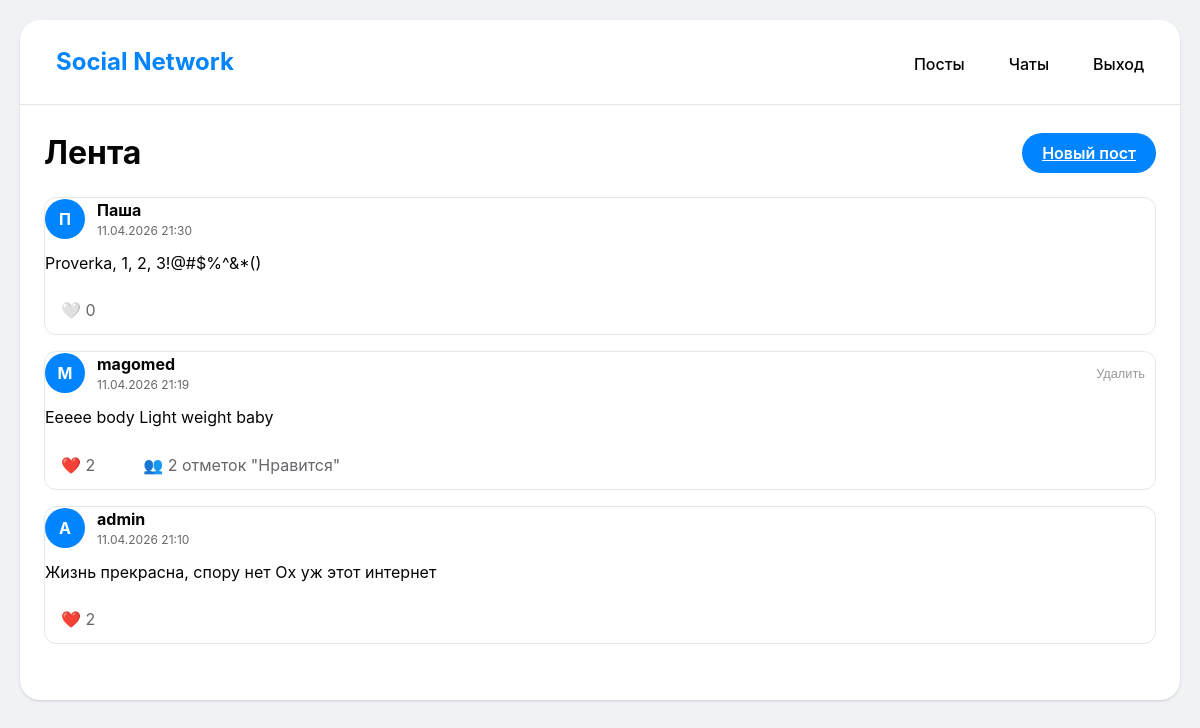
The app's page /feed (signed in) with its own data.
### app/models.py (models this page shows, shortened)
class Post(db.Model):
  id: so.Mapped[int] = so.mapped_column(primary_key=True)
  body: so.Mapped[str] = so.mapped_column(sa.String(280), nullable=False)
  timestamp: so.Mapped[datetime] = so.mapped_column(index=True, default=datetime.utcnow)
  user_id: so.Mapped[int] = so.mapped_column(sa.ForeignKey('user.id'), nullable=False)
  author: so.Mapped[User] = so.relationship(back_populates='posts')
  likes: so.Mapped[list['Like']] = so.relationship(back_populates='post', cascade='all, delete-orphan')

class User(UserMixin, db.Model):
  id: so.Mapped[int] = so.mapped_column(primary_key=True)
  username: so.Mapped[str] = so.mapped_column(sa.String(64), index=True, unique=True)
  email: so.Mapped[str] = so.mapped_column(sa.String(120), index=True, unique=True)
  password_hash: so.Mapped[Optional[str]] = so.mapped_column(sa.String(256))
  public_key: so.Mapped[Optional[str]] = so.mapped_column(sa.Text, nullable=True)
  about_me: so.Mapped[Optional[str]] = so.mapped_column(sa.String(200), nullable=True)
  email_confirmed = db.Column(db.Boolean, default=False)   #подтверждён ли email (по умолчанию НЕТ)
  confirmation_code = db.Column(db.String(6), nullable=True)  #6-значный код
  code_expires = db.Column(db.DateTime, nullable=True)        #когда код истекает
  posts: so.WriteOnlyMapped['Post'] = so.relationship(back_populates='author')
  likes: so.WriteOnlyMapped['Like'] = so.relationship(back_populates='user')
  dialogs_as_user1: so.Mapped[list['Dialog']] = so.relationship(
        foreign_keys='Dialog.user1_id',
        back_populates='user1'
  )
  dialogs_as_user2: so.Mapped[list['Dialog']] = so.relationship(
      foreign_keys='Dialog.user2_id',
      back_populates='user2'
  )
  sent_messages: so.Mapped[list['Message']] = so.relationship(
      foreign_keys='Message.sender_id',
      back_populates='sender'
  )

### app/routes.py (the view)
@app.route('/feed')
@login_required
def feed():
  page = request.args.get('page', 1, type=int)
  posts = db.session.scalars(
      Post.query.order_by(Post.timestamp.desc())
  ).all()
  return render_template('feed.html', title='Feed', posts=posts, timedelta=timedelta)

### app/models.py (called while the page is built)
@login.user_loader
def load_user(id):
  return db.session.get(User, int(id))

### app/templates/feed.html (shortened to what this page needs)
{% extends "base.html" %} {% block content %}
<div style="display: flex; justify-content: space-between; align-items: center; margin-bottom: 20px;">
    <h1>Лента</h1>
    <a href="{{ url_for('create_post') }}" class="send-btn">Новый пост</a>
</div>
{% if posts %} {% for post in posts %}
<div class="chat-item" style="margin-bottom: 16px;" id="post-{{ post.id }}">
    <div style="display: flex; align-items: center; gap: 12px; margin-bottom: 10px;">
        <div class="avatar" style="width: 40px; height: 40px; font-size: 1rem;">
            {{ post.author.username[0].upper() }}
        </div>
        <div style="flex: 1;">
            <strong>{{ post.author.username }}</strong>
            <div style="font-size: 0.75rem; color: var(--text-light);">
                {{ (post.timestamp + timedelta(hours=3)).strftime('%d.%m.%Y %H:%M') if post.timestamp else 'Только что' }}
            </div>
        </div>
        {% if current_user.id == post.author.id %}
        <button onclick="deletePost({{ post.id }})" class="delete-btn" title="Удалить пост">
    Удалить
</button> {% endif %}
    </div>
    <p style="margin: 12px 0; font-size: 1rem; line-height: 1.4;">{{ post.body }}</p>
    <div style="display: flex; gap: 16px; margin-top: 8px;">
        <a href="{{ url_for('like', post_id=post.id) }}" style="text-decoration: none; color: var(--text-light);">
                {% if current_user in post.likes|map(attribute='user') %}
                    ❤️ {{ post.likes|length }}
                {% else %}
                    🤍 {{ post.likes|length }}
                {% endif %}
            </a> {% if current_user.id == post.author.id %}
        <a href="{{ url_for('post_likes', post_id=post.id) }}" style="text-decoration: none; color: var(--text-light);">
                    👥 {{ post.likes|length }} отметок "Нравится"
                </a> {% endif %}
    </div>
</div>
{% endfor %} {% else %}
<div class="empty-chats">
    <p>Нет постов. <a href="{{ url_for('create_post') }}">Создайте первый пост!</a></p>
</div>
{% endif %}
{% endblock %}

### app/static/css/style.css (style rules this page uses)
:root { --primary-color: #0084ff; --secondary-color: #e4e6eb; --text-dark: #050505; --text-light: #65676b; --bg-body: #f0f2f5; --white: #ffffff; --border-radius: 16px; --shadow: 0 1px 2px rgba(0, 0, 0, 0.05), 0 1px 3px rgba(0, 0, 0, 0.1); }
* { margin: 0; padding: 0; box-sizing: border-box; }
body { font-family: -apple-system, BlinkMacSystemFont, 'Segoe UI', Roboto, Helvetica, Arial, sans-serif; background-color: var(--bg-body); color: var(--text-dark); line-height: 1.5; padding: 20px; }
.chat-item { background-color: var(--white); border-radius: 12px; transition: background-color 0.2s; border: 1px solid #e4e6eb; }
.chat-item a { display: flex; align-items: center; gap: 15px; padding: 12px 16px; text-decoration: none; color: inherit; }
.avatar { width: 56px; height: 56px; background-color: var(--primary-color); border-radius: 50%; display: flex; align-items: center; justify-content: center; font-size: 1.5rem; font-weight: bold; color: white; flex-shrink: 0; }
.send-btn { background-color: var(--primary-color); color: white; border: none; padding: 8px 20px; border-radius: 24px; font-weight: 600; cursor: pointer; transition: opacity 0.2s; }
.delete-btn { background: none; border: none; font-size: 0.8rem; cursor: pointer; color: #999; padding: 4px 10px; border-radius: 20px; transition: all 0.2s ease; font-weight: 500; }

### records on screen
Post: author "П", author.username "Паша", timestamp "11.04.2026 21:30", body "Proverka, 1, 2, 3!@#$%^&*()", likes|length "0"
Post: author "M", author.username "magomed", timestamp "11.04.2026 21:19", body "Eeeee body Light weight baby", likes|length "2"
Post: author "A", author.username "admin", timestamp "11.04.2026 21:10", body "Жизнь прекрасна, спору нет Ох уж этот интернет", likes|length "2"
